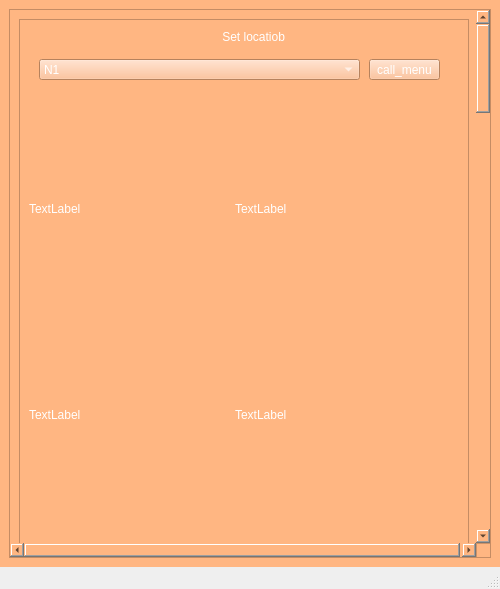
<?xml version="1.0" encoding="UTF-8"?>
<ui version="4.0">
 <class>MainWindow</class>
 <widget class="QMainWindow" name="MainWindow">
  <property name="geometry">
   <rect>
    <x>0</x>
    <y>0</y>
    <width>500</width>
    <height>589</height>
   </rect>
  </property>
  <property name="windowTitle">
   <string>MainWindow</string>
  </property>
  <property name="styleSheet">
   <string notr="true">background-image: url(:/img_bg/IMG.gif);</string>
  </property>
  <widget class="QWidget" name="centralwidget">
   <property name="styleSheet">
    <string notr="true">background-color: rgb(255, 182, 130);</string>
   </property>
   <layout class="QVBoxLayout" name="verticalLayout">
    <item>
     <widget class="QScrollArea" name="scrollArea">
      <property name="styleSheet">
       <string notr="true">color: rgb(255, 255, 255);</string>
      </property>
      <property name="widgetResizable">
       <bool>true</bool>
      </property>
      <widget class="QWidget" name="scrollAreaWidgetContents">
       <property name="geometry">
        <rect>
         <x>0</x>
         <y>0</y>
         <width>474</width>
         <height>3024</height>
        </rect>
       </property>
       <property name="tabletTracking">
        <bool>true</bool>
       </property>
       <property name="styleSheet">
        <string notr="true">color: rgb(255, 255, 255);</string>
       </property>
       <layout class="QVBoxLayout" name="verticalLayout_2">
        <item>
         <widget class="QFrame" name="frame">
          <property name="minimumSize">
           <size>
            <width>450</width>
            <height>3000</height>
           </size>
          </property>
          <property name="styleSheet">
           <string notr="true">background-image: url(:/img_bg/IMG.gif);</string>
          </property>
          <property name="frameShape">
           <enum>QFrame::StyledPanel</enum>
          </property>
          <property name="frameShadow">
           <enum>QFrame::Raised</enum>
          </property>
          <widget class="QComboBox" name="comboBox">
           <property name="geometry">
            <rect>
             <x>20</x>
             <y>40</y>
             <width>321</width>
             <height>21</height>
            </rect>
           </property>
           <property name="styleSheet">
            <string notr="true"/>
           </property>
           <item>
            <property name="text">
             <string>N1</string>
            </property>
           </item>
           <item>
            <property name="text">
             <string>N2</string>
            </property>
           </item>
           <item>
            <property name="text">
             <string>N3</string>
            </property>
           </item>
           <item>
            <property name="text">
             <string>N4</string>
            </property>
           </item>
           <item>
            <property name="text">
             <string>N5</string>
            </property>
           </item>
           <item>
            <property name="text">
             <string>N6</string>
            </property>
           </item>
           <item>
            <property name="text">
             <string>N7</string>
            </property>
           </item>
           <item>
            <property name="text">
             <string>N8</string>
            </property>
           </item>
           <item>
            <property name="text">
             <string>N9</string>
            </property>
           </item>
           <item>
            <property name="text">
             <string>N10</string>
            </property>
           </item>
           <item>
            <property name="text">
             <string>N11</string>
            </property>
           </item>
           <item>
            <property name="text">
             <string>N12</string>
            </property>
           </item>
           <item>
            <property name="text">
             <string>N13</string>
            </property>
           </item>
           <item>
            <property name="text">
             <string>N14</string>
            </property>
           </item>
           <item>
            <property name="text">
             <string>N15</string>
            </property>
           </item>
          </widget>
          <widget class="QLabel" name="setlocation">
           <property name="geometry">
            <rect>
             <x>190</x>
             <y>10</y>
             <width>111</width>
             <height>16</height>
            </rect>
           </property>
           <property name="text">
            <string>    Set locatiob</string>
           </property>
          </widget>
          <widget class="QWidget" name="formLayoutWidget">
           <property name="geometry">
            <rect>
             <x>10</x>
             <y>90</y>
             <width>421</width>
             <height>1631</height>
            </rect>
           </property>
           <layout class="QFormLayout" name="formLayout">
            <item row="0" column="0">
             <widget class="QLabel" name="img3">
              <property name="minimumSize">
               <size>
                <width>200</width>
                <height>200</height>
               </size>
              </property>
              <property name="text">
               <string>TextLabel</string>
              </property>
             </widget>
            </item>
            <item row="0" column="1">
             <widget class="QLabel" name="Rol3">
              <property name="minimumSize">
               <size>
                <width>200</width>
                <height>200</height>
               </size>
              </property>
              <property name="text">
               <string>TextLabel</string>
              </property>
             </widget>
            </item>
            <item row="1" column="1">
             <widget class="QLabel" name="Rol3_2">
              <property name="minimumSize">
               <size>
                <width>200</width>
                <height>200</height>
               </size>
              </property>
              <property name="text">
               <string>TextLabel</string>
              </property>
             </widget>
            </item>
            <item row="1" column="0">
             <widget class="QLabel" name="Rol3_3">
              <property name="minimumSize">
               <size>
                <width>200</width>
                <height>200</height>
               </size>
              </property>
              <property name="text">
               <string>TextLabel</string>
              </property>
             </widget>
            </item>
           </layout>
          </widget>
          <widget class="QPushButton" name="push_Combo">
           <property name="geometry">
            <rect>
             <x>350</x>
             <y>40</y>
             <width>71</width>
             <height>21</height>
            </rect>
           </property>
           <property name="text">
            <string>call_menu</string>
           </property>
          </widget>
         </widget>
        </item>
       </layout>
      </widget>
     </widget>
    </item>
   </layout>
  </widget>
  <widget class="QMenuBar" name="menubar">
   <property name="geometry">
    <rect>
     <x>0</x>
     <y>0</y>
     <width>500</width>
     <height>22</height>
    </rect>
   </property>
  </widget>
  <widget class="QStatusBar" name="statusbar"/>
 </widget>
 <resources>
  <include location="img_bg.qrc"/>
 </resources>
 <connections/>
</ui>
